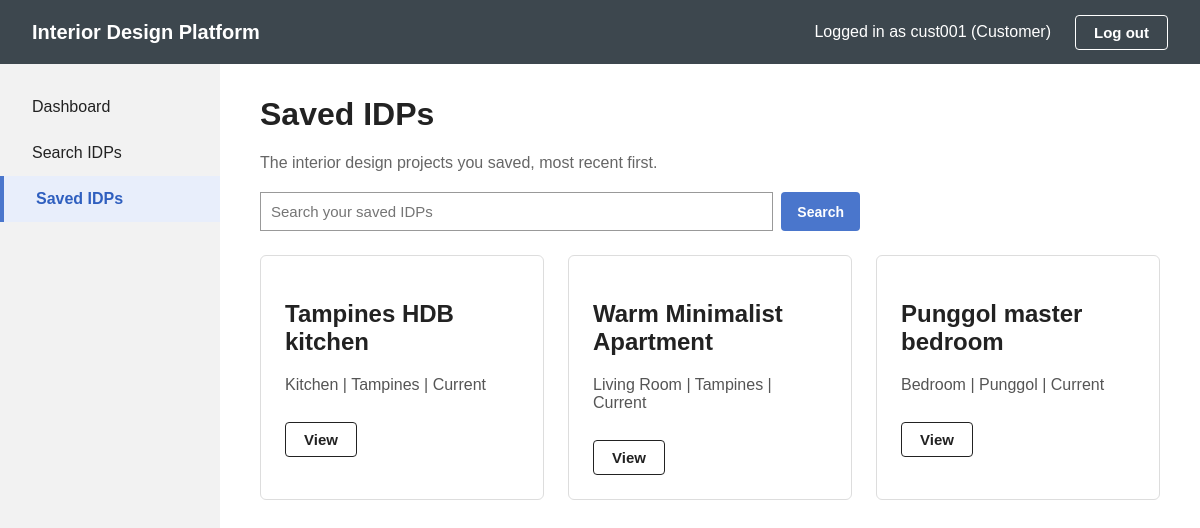
Screenshot of /customer/saved-list (signed in) with the database file from the repository.
### tables this page shows
CREATE TABLE idp (
    idpId        INTEGER PRIMARY KEY AUTOINCREMENT,
    designerId   INTEGER NOT NULL REFERENCES user_account(userId),
    categoryId   INTEGER NOT NULL REFERENCES idp_category(categoryId),
    title        TEXT NOT NULL CHECK(length(trim(title)) BETWEEN 3 AND 100),
    description  TEXT NOT NULL CHECK(length(trim(description)) BETWEEN 1 AND 2000),
    location     TEXT NOT NULL DEFAULT '' CHECK(length(location) <= 200),
    projectType  TEXT NOT NULL DEFAULT 'Current' CHECK(projectType IN ('Current', 'Past')),
    status       TEXT NOT NULL DEFAULT 'Active' CHECK(status IN ('Active', 'Suspended')),
    createdDate  TEXT NOT NULL DEFAULT CURRENT_TIMESTAMP
);

CREATE TABLE idp_category (
    categoryId    INTEGER PRIMARY KEY AUTOINCREMENT,
    categoryName  TEXT NOT NULL UNIQUE COLLATE NOCASE,  -- 3-50 chars, capitals don't matter
    description   TEXT NOT NULL DEFAULT '' CHECK(length(description) <= 500),
    status        TEXT NOT NULL DEFAULT 'Active' CHECK(status IN ('Active', 'Suspended')),
    createdDate   TEXT NOT NULL DEFAULT CURRENT_TIMESTAMP
);

### app.py (the view)
@app.route("/customer/saved-list")
@customerLoginRequired
def savedList():
    return SavedListPage().openSavedList()

### app.py (called while the page is built)
@app.after_request
def noCache(response):
    response.headers["Cache-Control"] = "no-store"
    return response

def customerLoginRequired(routeFunction):
    @wraps(routeFunction)
    def wrapper(*args, **kwargs):
        if "userId" not in session:
            return redirect(url_for("customerLogin"))
        return routeFunction(*args, **kwargs)
    return wrapper

@app.context_processor
def headerInfo():
    if "userId" not in session:
        return {}
    return {"headerUsername": session["username"]}

### boundary/savedListPage.py (called while the page is built)
    def openSavedList(self):
        savedIDPs = self.viewSavedListController.getSavedList(session["userId"])
        if not savedIDPs:
            return self.displayEmptyMessage(MSG_NO_SAVED)            # alt flow - nothing saved yet (4b)
        return self.displaySavedProjects(savedIDPs)

    def displaySavedProjects(self, savedIDPs):
        return render_template("savedList.html", idps=savedIDPs, keyword="", activePage="savedIDPs")

### control/viewSavedListController.py (called while the page is built)
    def getSavedList(self, customerId):
        return SavedIDP().getSavedRecords(customerId)

### database/db.py (called while the page is built)
def getConnection():
    conn = sqlite3.connect(DB_PATH)
    conn.row_factory = sqlite3.Row     # lets us do row["profileName"]
    return conn

### entity/savedIDP.py (called while the page is built)
    def getSavedRecords(self, customerId):
        conn = getConnection()
        try:
            rows = conn.execute(SAVED_IDPS_SQL + " ORDER BY saved.savedDate DESC, saved.savedId DESC",
                                (customerId,)).fetchall()
            return [IDP(**dict(row)) for row in rows]
        finally:
            conn.close()

### templates/savedList.html (shortened to what this page needs)
{% extends "customerBase.html" %}
{% block content %}
    <h1>Saved IDPs</h1>
    <p class="subtitle">The interior design projects you saved, most recent first.</p>
    <form method="GET" action="{{ url_for('searchSavedList') }}" class="search-bar">
        <input type="text" name="keyword" value="{{ keyword }}" maxlength="100"
               placeholder="Search your saved IDPs" aria-label="Keyword">
        <button type="submit" class="btn-small btn-blue">Search</button>
    </form>
    {% if idps %}
        <div class="cards">
            {% for idp in idps %}
                <article class="card">
                    <h2>{{ idp.title }}</h2>
                    <p>{{ idp.categoryName }}{% if idp.location %} | {{ idp.location }}{% endif %} | {{ idp.projectType }}</p>
                    <a class="btn-outline" href="{{ url_for('viewIDP', idpId=idp.idpId) }}"
                       aria-label="View {{ idp.title }}">View</a>
                </article>
            {% endfor %}
        </div>
    {% endif %}
{% endblock %}

### static/style.css (style rules this page uses)
* { box-sizing: border-box; }
body { margin: 0; font-family: Arial, Helvetica, sans-serif; background: #f8f8f8; color: #222; }
input[type="text"], input[type="password"], input[type="email"], select { width: 100%; padding: 10px; font-size: 15px; border: 1px solid #999; }
.btn-outline { padding: 8px 18px; font-size: 15px; font-weight: bold; color: inherit; background: transparent; border: 1px solid currentColor; border-radius: 4px; cursor: pointer; text-decoration: none; }
.content h1 { margin-top: 0; }
.content .subtitle { color: #666; }
.cards { display: flex; flex-wrap: wrap; gap: 24px; margin-top: 24px; }
.card { flex: 1; min-width: 260px; padding: 24px; border: 1px solid #ddd; border-radius: 6px; }
.card p { color: #555; }
.card .btn-outline { display: inline-block; margin-top: 12px; color: #222; }
.btn-small { display: inline-block; padding: 8px 16px; font-size: 14px; font-weight: bold; border: none; border-radius: 4px; cursor: pointer; text-decoration: none; }
.btn-blue { background: #4a76cc; color: #fff; }
.search-bar { display: flex; gap: 8px; margin: 20px 0; max-width: 600px; }
.search-bar input { flex: 1; }

### rows the page displays
idp: title "Tampines HDB kitchen", categoryName "Kitchen", location "Tampines", projectType "Current"
idp: title "Warm Minimalist Apartment", categoryName "Living Room", location "Tampines", projectType "Current"
idp: title "Punggol master bedroom", categoryName "Bedroom", location "Punggol", projectType "Current"

### other values shown
{{ account.username if account else headerUsername }} "cust001"
